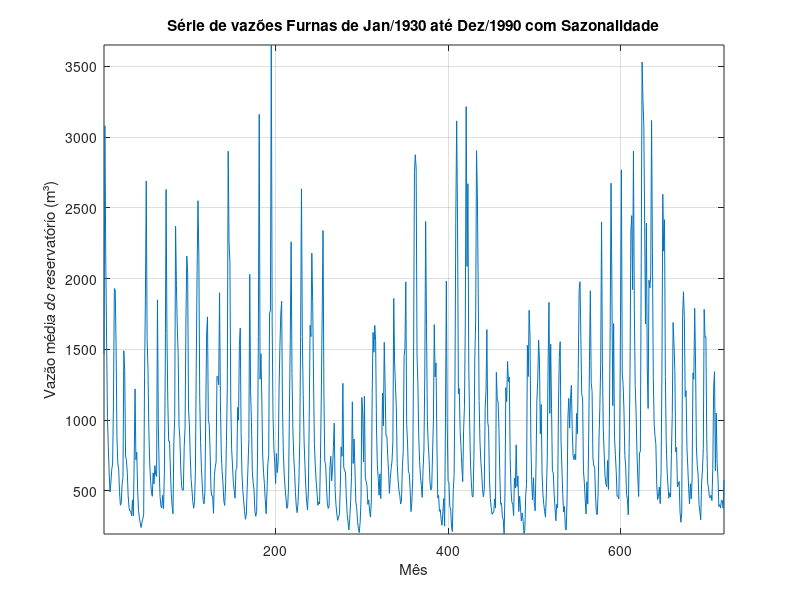

Write the MATLAB code that produced this figure. (Note: this script raises an error after producing the figure.)
% DISCIPLINA: TIP7044 - ESTIMAÇÃO E IDENTIFICAÇÃO DE SISTEMAS (2022.2 - T01)
% PROFESSOR: GUILHERME DE ALENCAR BARRETO
% ALUNO(A): ANDREZA COSTA NASCIMENTO
% MATRÍCULA: 544957

% 2º EXERCÍCIO COMPUTACIONAL: ESTACIONARIEDADE E ERGODICIDADE

%% Parte 1  - Método 1

clc;clear;

serie_vazoes = load('furnas.dat');
m_serie = mean(serie_vazoes);
modulo_serie = reshape((serie_vazoes./m_serie)', 1,[]);
serie_vazoes = reshape((serie_vazoes)', 1,[]);

fig = figure; clf

h = plot(serie_vazoes); hold on

grid on

% define figure properties
opts.Colors     = get(groot,'defaultAxesColorOrder');
opts.saveFolder = 'img/';
opts.width      = 20;
opts.height     = 10;
opts.fontType   = 'Times';
opts.fontSize   = 24.6;

% add axis labes and legend
axis tight
title('Série de vazões Furnas de Jan/1930 até Dez/1990 com Sazonalidade')
xlabel('Mês')
ylabel('Vazão média do reservatório (m³)')
%legend('1960','1946','1970','1972','1975')

% scaling
fig.Units               = 'centimeters';
fig.Position(3)         = opts.width;
fig.Position(4)         = opts.height;

% set text properties
set(fig.Children, ...
    'FontName',     'Times', ...
    'FontSize',     23);

% remove unnecessary white space
set(gca,'LooseInset',max(get(gca,'TightInset'), 0.02))
hold off

fig = figure; clf

h = plot(modulo_serie); hold on

grid on

% define figure properties
opts.Colors     = get(groot,'defaultAxesColorOrder');
opts.saveFolder = 'img/';
opts.width      = 20;
opts.height     = 10;
opts.fontType   = 'Times';
opts.fontSize   = 24.6;

% add axis labes and legend
axis tight
title('Série de vazões Furnas de Jan/1930 até Dez/1990 sem Sazonalidade')
xlabel('Mês')
ylabel('Vazão média do reservatório (m³)')
%legend('1960','1946','1970','1972','1975')

% scaling
fig.Units               = 'centimeters';
fig.Position(3)         = opts.width;
fig.Position(4)         = opts.height;

% set text properties
set(fig.Children, ...
    'FontName',     'Times', ...
    'FontSize',     23);

% remove unnecessary white space
set(gca,'LooseInset',max(get(gca,'TightInset'), 0.02))
hold off

%% Parte 1 - Método 2

clc;clear;

serie_vazoes = load('furnas.dat');
m_serie = mean(serie_vazoes);
dp_serie = std(serie_vazoes);
a = (log(serie_vazoes)-m_serie)/dp_serie;
modulo_serie = reshape(((log(serie_vazoes)-m_serie)/dp_serie)', 1,[]);
serie_vazoes = reshape((serie_vazoes)', 1,[]);

fig = figure; clf

h = plot(serie_vazoes); hold on

grid on

% define figure properties
opts.Colors     = get(groot,'defaultAxesColorOrder');
opts.saveFolder = 'img/';
opts.width      = 20;
opts.height     = 10;
opts.fontType   = 'Times';
opts.fontSize   = 24.6;

% add axis labes and legend
axis tight
title('Série de vazões Furnas de Jan/1930 até Dez/1990 com Sazonalidade')
xlabel('Mês')
ylabel('Vazão média do reservatório (m³)')
%legend('1960','1946','1970','1972','1975')

% scaling
fig.Units               = 'centimeters';
fig.Position(3)         = opts.width;
fig.Position(4)         = opts.height;

% set text properties
set(fig.Children, ...
    'FontName',     'Times', ...
    'FontSize',     23);

% remove unnecessary white space
set(gca,'LooseInset',max(get(gca,'TightInset'), 0.02))
hold off

fig = figure; clf

h = plot(modulo_serie); hold on

grid on

% define figure properties
opts.Colors     = get(groot,'defaultAxesColorOrder');
opts.saveFolder = 'img/';
opts.width      = 20;
opts.height     = 10;
opts.fontType   = 'Times';
opts.fontSize   = 24.6;

% add axis labes and legend
axis tight
title('Série de vazões Furnas de Jan/1930 até Dez/1990 sem Sazonalidade')
xlabel('Mês')
ylabel('Vazão média do reservatório (m³)')
%legend('1960','1946','1970','1972','1975')

% scaling
fig.Units               = 'centimeters';
fig.Position(3)         = opts.width;
fig.Position(4)         = opts.height;

% set text properties
set(fig.Children, ...
    'FontName',     'Times', ...
    'FontSize',     23);

% remove unnecessary white space
set(gca,'LooseInset',max(get(gca,'TightInset'), 0.02))
hold off